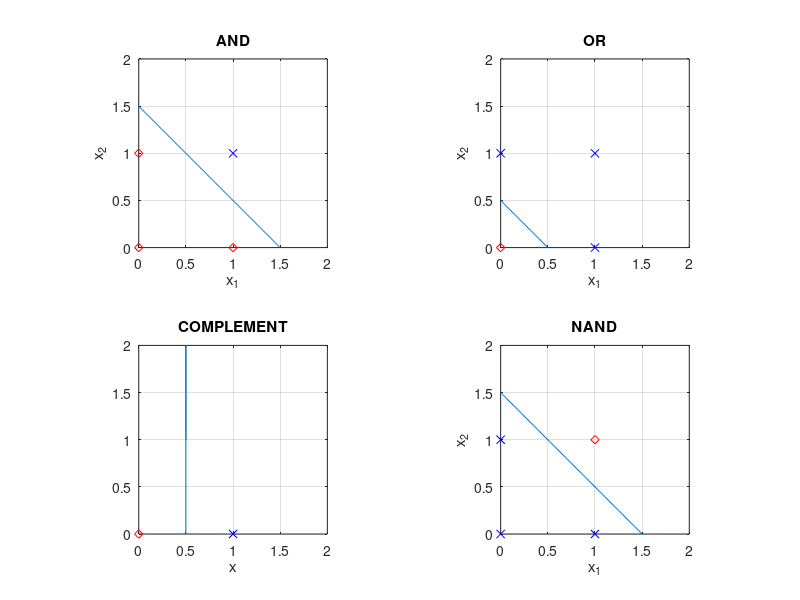

Recreate this plot in MATLAB.

%init
clc;clf;clear;

%AND
subplot(2,2,1);
x=-5:0.01:5;
y=1.5-x;
a1=[0,0,1];
b1=[0,1,0];
a11=[1];
b11=[1];
scatter(a1,b1,'r','d');
hold on;
scatter(a11,b11,'b','x');
plot(x,y);
axis square;
grid on;
axis([0,2,0,2]);
xlabel('x_1');
ylabel('x_2');
title('AND');
box on

%OR 
subplot(2,2,2);
x=-5:0.01:5;
y=0.5-x;
a1=[1,0,1];
b1=[1,1,0];
a11=[0];
b11=[0];
scatter(a1,b1,'b','x');
hold on;
scatter(a11,b11,'r','d');
plot(x,y);
axis square;
grid on;
axis([0,2,0,2]);
xlabel('x_1');
ylabel('x_2');
title('OR');
box on


%COMPLEMENT
subplot(2,2,3);
x=[0.5,0.5,0.5];
y=[1,10,-10];
plot(x,y);
axis square;
grid on;
hold on;
a1=[1];
b1=[0];
a11=[0];
b11=[0];
scatter(a1,b1,'b','x');
hold on;
scatter(a11,b11,'r','d');
axis([0,2,0,2]);
xlabel('x');
title('COMPLEMENT');

%NAND
subplot(2,2,4);
x=-5:0.01:5;
y=1.5-x;
a1=[0,0,1];
b1=[0,1,0];
a11=[1];
b11=[1];
scatter(a1,b1,'b','x');
hold on;
scatter(a11,b11,'r','d');
plot(x,y);
axis square;
grid on;
axis([0,2,0,2]);
xlabel('x_1');
ylabel('x_2');
title('NAND');
box on